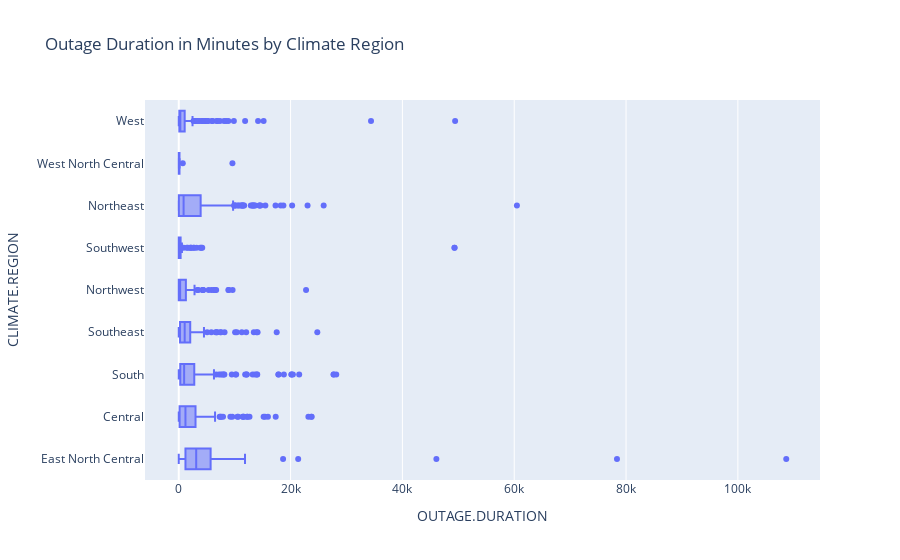

Here is the notebook cell this chart was saved with:
### Code cell
fig = px.box(outage_clean, x="OUTAGE.DURATION", y="CLIMATE.REGION", title= 'Outage Duration in Minutes by Climate Region')
fig.show()

### Figure 1 — Plotly figure (JSON) as saved in the notebook; plotly's stock layout.template omitted (floating-point values rounded to 4 significant figures; data arrays with more than 128 entries replaced by an {"elided": "..."} marker saying what was removed)
{"data": [{"alignmentgroup": "True", "hovertemplate": "OUTAGE.DURATION=%{x}<br>CLIMATE.REGION=%{y}<extra></extra>", "legendgroup": "", "marker": {"color": "#636efa"}, "name": "", "notched": false, "offsetgroup": "", "orientation": "h", "showlegend": false, "type": "box", "x": {"elided": "1534 int values"}, "x0": " ", "xaxis": "x", "y": {"elided": "1534 str values"}, "y0": " ", "yaxis": "y"}], "layout": {"boxmode": "group", "legend": {"tracegroupgap": 0}, "title": {"text": "Outage Duration in Minutes by Climate Region"}, "xaxis": {"anchor": "y", "domain": [0, 1], "title": {"text": "OUTAGE.DURATION"}}, "yaxis": {"anchor": "x", "domain": [0, 1], "title": {"text": "CLIMATE.REGION"}}}}
